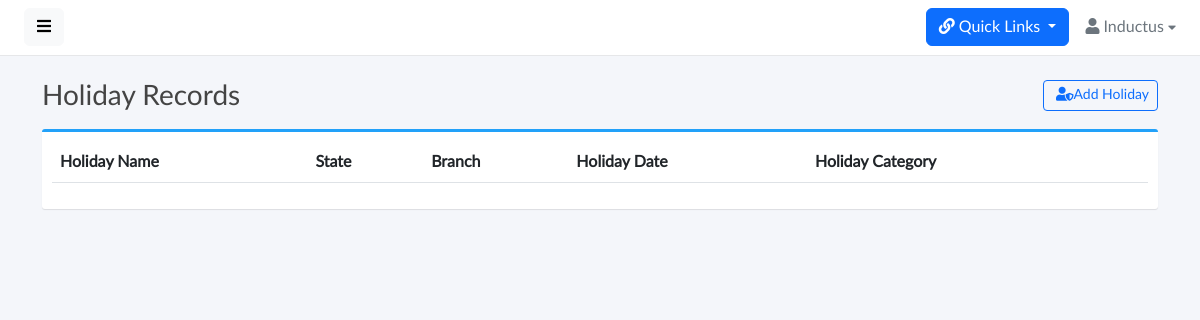
The page /master/holiday-master/ (signed in) on the database as committed earlier.
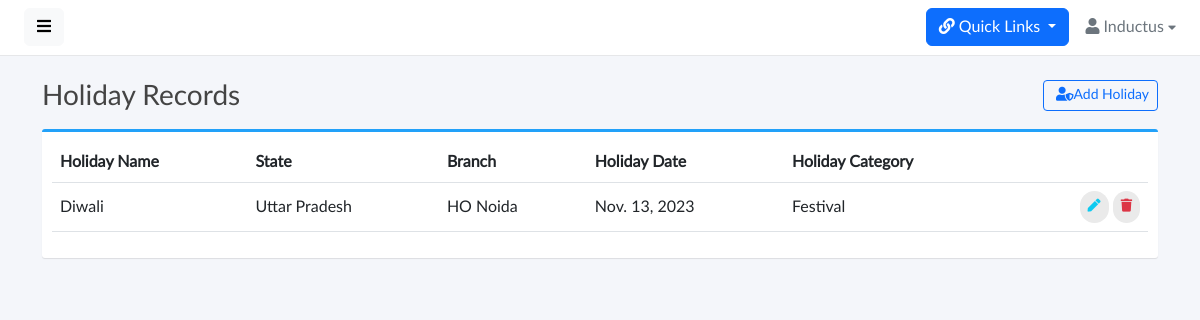
The same page on the database as committed later.
### base/models.py (models this page shows, shortened)
class Holiday(models.Model):
    HOLIDAY_CHOICES = (
        ('National','National'),
        ('Festival' , 'Festival')
    )
    id = models.CharField(max_length=25,primary_key=True,default=generate_unique_id,editable=False)
    holiday_name = models.CharField(max_length=50)
    state = models.CharField(max_length=50,choices=STATE_CHOICES,blank=True,null=True)
    branch = models.ForeignKey(Branch,on_delete=models.CASCADE)
    holiday_date = models.DateField()
    holiday_category = models.CharField(max_length=50,choices=HOLIDAY_CHOICES)

class Branch(models.Model):
    id = models.CharField(default=generate_unique_id,primary_key=True,editable=False,max_length=25)
    branch_name = models.CharField(max_length=100,unique=True)
    branch_code = models.CharField(max_length=100,unique=True)
    address = models.CharField(max_length=200,blank=True,null=True)
    tehsil = models.CharField(max_length=100,blank=True,null=True)
    district = models.CharField(max_length=100,blank=True,null=True)
    city = models.CharField(max_length=50,blank=True,null=True)
    state = models.CharField(max_length=50,choices=STATE_CHOICES,blank=True,null=True)
    country = CountryField(blank_label="(select country)")
    status = models.BooleanField()
    def __str__(self):
        return self.branch_name

### base/views.py (the view)
# urls.py: path('master/holiday-master/',views.HolidayMaterView,name="holiday-master"),
@login_required(login_url='signin')
def HolidayMaterView(request):
    holidays_records = Holiday.objects.all()
    if request.method == 'POST':
        holiday_form = HolidayMasterForm(data=request.POST)
        if holiday_form.is_valid():
            holiday_form.save()
            messages.success(request, "Holiday added successfully.")
            return redirect('holiday-master')
    else:
        holiday_form = HolidayMasterForm()
    context = {
        'holidays_records': holidays_records,
        'holiday_form' : holiday_form
    }
    return render(request,'holiday_master.html',context)

### base/models.py (called while the page is built)
def generate_unique_id():
    return nanoid.generate(size=25)

### base/templates/holiday_master.html (shortened to what this page needs)
{% extends 'base.html' %} {% load static %} {% block start %}
<div class="content">
  <div class="container">
    <div class="page-title">
      <h3>
        Holiday Records
        <button
          type="button"
          class="btn btn-sm btn-outline-primary float-end"
          data-bs-toggle="modal"
          data-bs-target="#exampleModal"
        >
          &nbsp;<i class="fas fa-user-shield"></i>Add Holiday
        </button>
      </h3>
    </div>
    <div class="box box-primary">
      <div class="box-body">
        <table width="100%" class="table table-hover" id="dataTables-example">
          <thead>
            <tr>
              <th>Holiday Name</th>
              <th>State</th>
              <th>Branch</th>
              <th>Holiday Date</th>
              <th>Holiday Category</th>
              <th></th>
            </tr>
          </thead>
          <tbody>
            {% for holiday in holidays_records %}
            <tr>
              <td>{{holiday.holiday_name}}</td>
              <td>{{holiday.state}}</td>
              <td>{{holiday.branch}}</td>
              <td>{{holiday.holiday_date}}</td>
              <td>{{holiday.holiday_category}}</td>
              <td class="text-end">
                <a
                  href=""
                  class="btn btn-outline-info btn-rounded"
                  data-bs-toggle="modal"
                  data-bs-target="#editholidayModal{{holiday.id}}"
                  ><i class="fas fa-pen"></i
                ></a>
                <a
                  class="btn btn-outline-danger btn-rounded"
                  data-bs-toggle="modal"
                  data-bs-target="#deleteholidayModal{{holiday.id}}"
                >
                  <i class="fas fa-trash"></i>
                </a>
              </td>
            </tr>
            {% endfor %}
          </tbody>
        </table>
      </div>
    </div>
  </div>
</div>
{% endblock %}

### base/templates/base.html (shortened to what this page needs)
{% load static %}
<!doctype html>
<html lang="en">
<head>
	<link href="{% static 'vendor/fontawesome/css/fontawesome.min.css' %}" rel="stylesheet">
    <link href="{% static 'vendor/fontawesome/css/solid.min.css' %}" rel="stylesheet">
    <link href="{% static 'vendor/fontawesome/css/brands.min.css' %}" rel="stylesheet">
    <link href="{% static 'vendor/bootstrap/css/bootstrap.min.css' %}" rel="stylesheet">
    <link href="{% static 'css/master.css' %}" rel="stylesheet">
</head>
<body>
    <div class="wrapper">
        <div id="body" class="active">
            <nav class="navbar navbar-expand-lg navbar-white bg-white">
                <button type="button" id="sidebarCollapse" class="btn btn-light">
                    <i class="fas fa-bars"></i>
                </button>
                <div class="collapse navbar-collapse" id="navbarSupportedContent">
                    <ul class="nav navbar-nav ms-auto">
                        <li class="nav-item dropdown">
                            <div class="nav-dropdown mt-2">
                                <button class="btn btn-primary dropdown-toggle" data-bs-toggle="dropdown" aria-expanded="false"><i class="fas fa-link"></i>
                                    Quick Links
                                  </button>
                            </div>
                        </li>
                        <li class="nav-item dropdown">
                            <div class="nav-dropdown">
                                <a href="#" id="nav2" class="nav-item nav-link dropdown-toggle text-secondary" data-bs-toggle="dropdown" aria-expanded="false">
                                    <i class="fas fa-user"></i> <span>Inductus</span> <i style="font-size: .8em;" class="fas fa-caret-down"></i>
                                </a>
                            </div>
                        </li>
                    </ul>
                </div>
            </nav>
            {% block start %}
            {% endblock %}
        </div>
    </div>
</body>
</html>

### static/css/master.css (style rules this page uses)
body, h1, .h1, h2, .h2, h3, .h3, h4, .h4, h5, .h5, h6, .h6, p, a, td { -moz-osx-font-smoothing: grayscale; -webkit-font-smoothing: antialiased; }
body { width: 100%; height: 100%; background: #f4f6fa; font-family: "Lato", "Helvetica Neue", Arial, Helvetica, sans-serif; font-size: 1rem; color: #444; }
.wrapper { display: flex; width: 100%; align-items: stretch; overflow-x: hidden }
#body { width: 100%; padding: 0; min-height: 100vh; transition: all 0.3s; }
#body>.navbar { padding: 0 1.5rem; min-height: 54px; box-shadow: none; border-bottom: 1px solid rgba(101, 109, 119, .16); }
#body>.content { position: relative; padding: .5rem; }
#body .content .page-title h3 { margin: 1rem 0; }
.page-title { margin: 0; font-size: 1.5rem; line-height: 1.5555556; }
.box { position: relative; border-radius: 3px; background: #ffffff; border-top: 3px solid #d2d6de; margin-bottom: 20px; width: 100%; box-shadow: 0 1px 1px rgba(0, 0, 0, 0.1); }
.box-body { border-top-left-radius: 0; border-top-right-radius: 0; border-bottom-right-radius: 3px; border-bottom-left-radius: 3px; padding: 10px; }
.box-primary { border-top-color: #22a1f9; }
.btn-rounded { border-radius: 10em; padding: 6px 8px; font-size: small; text-transform: none; text-shadow: none !important; background: #eaeaea; border-color: transparent; border: none; }
a, a:hover, a:focus { color: inherit; text-decoration: none; transition: all 0.3s; }
.table td, .table th { vertical-align: middle; }
@media (min-width: 200px) { .navbar-expand-lg .navbar-collapse { display: -ms-flexbox !important; display: flex !important; -ms-flex-preferred-size: auto; flex-basis: auto; } }
@media (min-width: 200px) { .navbar-expand-lg .navbar-nav { -ms-flex-direction: row; flex-direction: row; } }

### static/components/navbar/navbar-dropdowns.css (style rules this page uses)
.nav-dropdown .nav-link { color: #B2EBF2; line-height: 1.42857; padding: 1rem 0 1rem 1rem !important; }
.nav-dropdown .nav-link::after { display: none; }

Rows that differ between the two databases and show on the page:
added Holiday: holiday_name "Diwali", state "Uttar Pradesh", branch "HO Noida", holiday_date "Nov. 13, 2023", holiday_category "Festival"
